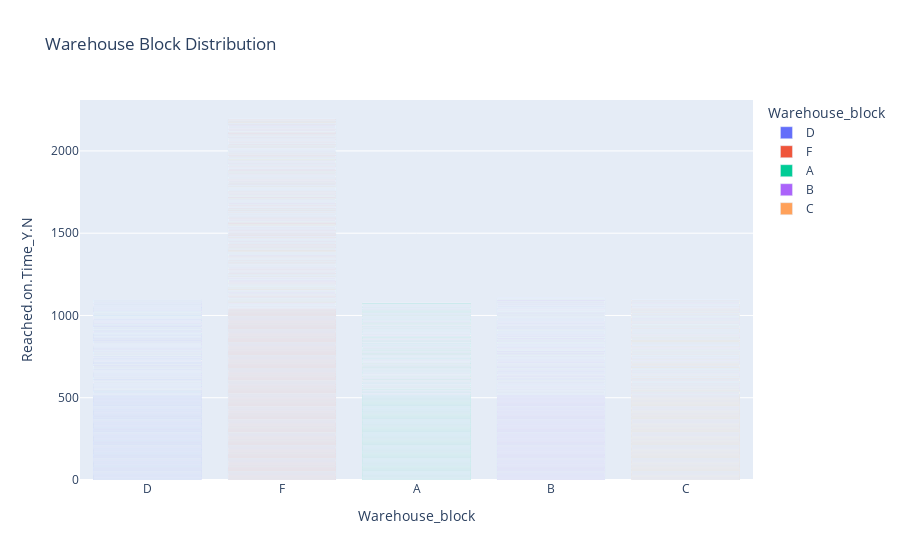
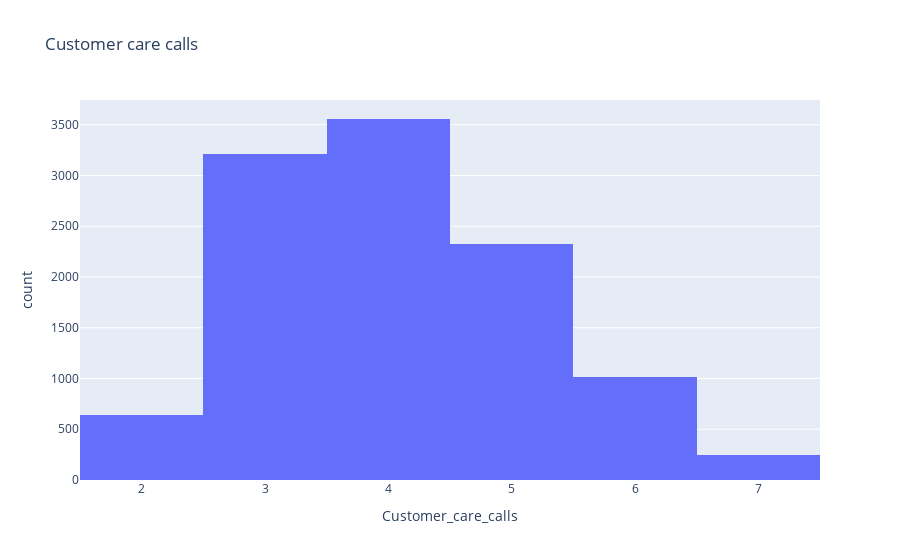
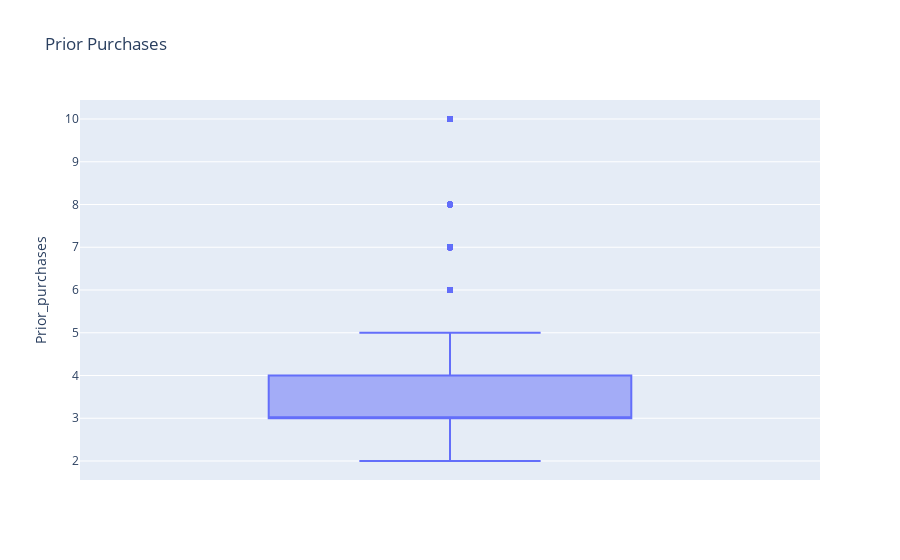
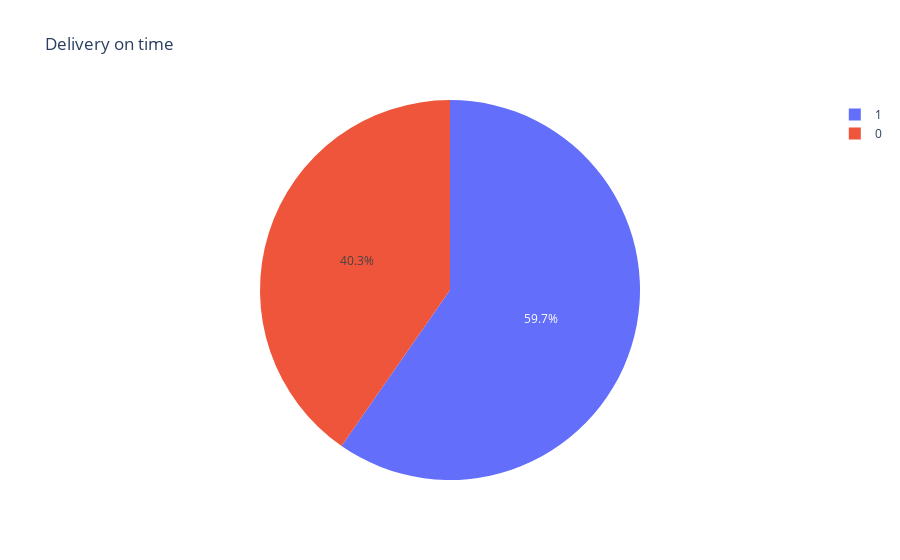

Notebook code for these charts, in order:
### Markdown cell above
### Apply the additional EDA steps based on your dataset needs.

### Code cell
# for some reason there is no color here ):
bar_fig = px.bar(data_frame=DF, x='Warehouse_block',y='Reached.on.Time_Y.N', title='Warehouse Block Distribution',color='Warehouse_block')
bar_fig.show()

hist_fig = px.histogram(data_frame=DF, x='Customer_care_calls', title='Customer care calls')
hist_fig.show()

box_fig = px.box(data_frame=DF, y='Prior_purchases', title='Prior Purchases')
box_fig.show()

pie_fig = px.pie(data_frame=DF, names='Reached.on.Time_Y.N', title='Delivery on time')
pie_fig.show()

### Figure 1 — Plotly figure (JSON) as saved in the notebook; plotly's stock layout.template omitted (floating-point values rounded to 4 significant figures; data arrays with more than 128 entries replaced by an {"elided": "..."} marker saying what was removed)
{"data": [{"alignmentgroup": "True", "hovertemplate": "Warehouse_block=%{x}<br>Reached.on.Time_Y.N=%{y}<extra></extra>", "legendgroup": "D", "marker": {"color": "#636efa", "pattern": {"shape": ""}}, "name": "D", "offsetgroup": "D", "orientation": "v", "showlegend": true, "textposition": "auto", "type": "bar", "x": {"elided": "1834 str values"}, "xaxis": "x", "y": {"elided": "1834 int values"}, "yaxis": "y"}, {"alignmentgroup": "True", "hovertemplate": "Warehouse_block=%{x}<br>Reached.on.Time_Y.N=%{y}<extra></extra>", "legendgroup": "F", "marker": {"color": "#EF553B", "pattern": {"shape": ""}}, "name": "F", "offsetgroup": "F", "orientation": "v", "showlegend": true, "textposition": "auto", "type": "bar", "x": {"elided": "3666 str values"}, "xaxis": "x", "y": {"elided": "3666 int values"}, "yaxis": "y"}, {"alignmentgroup": "True", "hovertemplate": "Warehouse_block=%{x}<br>Reached.on.Time_Y.N=%{y}<extra></extra>", "legendgroup": "A", "marker": {"color": "#00cc96", "pattern": {"shape": ""}}, "name": "A", "offsetgroup": "A", "orientation": "v", "showlegend": true, "textposition": "auto", "type": "bar", "x": {"elided": "1833 str values"}, "xaxis": "x", "y": {"elided": "1833 int values"}, "yaxis": "y"}, {"alignmentgroup": "True", "hovertemplate": "Warehouse_block=%{x}<br>Reached.on.Time_Y.N=%{y}<extra></extra>", "legendgroup": "B", "marker": {"color": "#ab63fa", "pattern": {"shape": ""}}, "name": "B", "offsetgroup": "B", "orientation": "v", "showlegend": true, "textposition": "auto", "type": "bar", "x": {"elided": "1833 str values"}, "xaxis": "x", "y": {"elided": "1833 int values"}, "yaxis": "y"}, {"alignmentgroup": "True", "hovertemplate": "Warehouse_block=%{x}<br>Reached.on.Time_Y.N=%{y}<extra></extra>", "legendgroup": "C", "marker": {"color": "#FFA15A", "pattern": {"shape": ""}}, "name": "C", "offsetgroup": "C", "orientation": "v", "showlegend": true, "textposition": "auto", "type": "bar", "x": {"elided": "1833 str values"}, "xaxis": "x", "y": {"elided": "1833 int values"}, "yaxis": "y"}], "layout": {"barmode": "relative", "legend": {"title": {"text": "Warehouse_block"}, "tracegroupgap": 0}, "title": {"text": "Warehouse Block Distribution"}, "xaxis": {"anchor": "y", "categoryarray": ["D", "F", "A", "B", "C"], "categoryorder": "array", "domain": [0, 1], "title": {"text": "Warehouse_block"}}, "yaxis": {"anchor": "x", "domain": [0, 1], "title": {"text": "Reached.on.Time_Y.N"}}}}

### Figure 2 — Plotly figure (JSON) as saved in the notebook; plotly's stock layout.template omitted (floating-point values rounded to 4 significant figures; data arrays with more than 128 entries replaced by an {"elided": "..."} marker saying what was removed)
{"data": [{"alignmentgroup": "True", "bingroup": "x", "hovertemplate": "Customer_care_calls=%{x}<br>count=%{y}<extra></extra>", "legendgroup": "", "marker": {"color": "#636efa", "pattern": {"shape": ""}}, "name": "", "offsetgroup": "", "orientation": "v", "showlegend": false, "type": "histogram", "x": {"elided": "10999 int values"}, "xaxis": "x", "yaxis": "y"}], "layout": {"barmode": "relative", "legend": {"tracegroupgap": 0}, "title": {"text": "Customer care calls"}, "xaxis": {"anchor": "y", "domain": [0, 1], "title": {"text": "Customer_care_calls"}}, "yaxis": {"anchor": "x", "domain": [0, 1], "title": {"text": "count"}}}}

### Figure 3 — Plotly figure (JSON) as saved in the notebook; plotly's stock layout.template omitted (floating-point values rounded to 4 significant figures; data arrays with more than 128 entries replaced by an {"elided": "..."} marker saying what was removed)
{"data": [{"alignmentgroup": "True", "hovertemplate": "Prior_purchases=%{y}<extra></extra>", "legendgroup": "", "marker": {"color": "#636efa"}, "name": "", "notched": false, "offsetgroup": "", "orientation": "v", "showlegend": false, "type": "box", "x0": " ", "xaxis": "x", "y": {"elided": "10999 int values"}, "y0": " ", "yaxis": "y"}], "layout": {"boxmode": "group", "legend": {"tracegroupgap": 0}, "title": {"text": "Prior Purchases"}, "xaxis": {"anchor": "y", "domain": [0, 1]}, "yaxis": {"anchor": "x", "domain": [0, 1], "title": {"text": "Prior_purchases"}}}}

### Figure 4 — Plotly figure (JSON) as saved in the notebook; plotly's stock layout.template omitted (floating-point values rounded to 4 significant figures; data arrays with more than 128 entries replaced by an {"elided": "..."} marker saying what was removed)
{"data": [{"domain": {"x": [0, 1], "y": [0, 1]}, "hovertemplate": "Reached.on.Time_Y.N=%{label}<extra></extra>", "labels": {"elided": "10999 int values"}, "legendgroup": "", "name": "", "showlegend": true, "type": "pie"}], "layout": {"legend": {"tracegroupgap": 0}, "title": {"text": "Delivery on time"}}}
